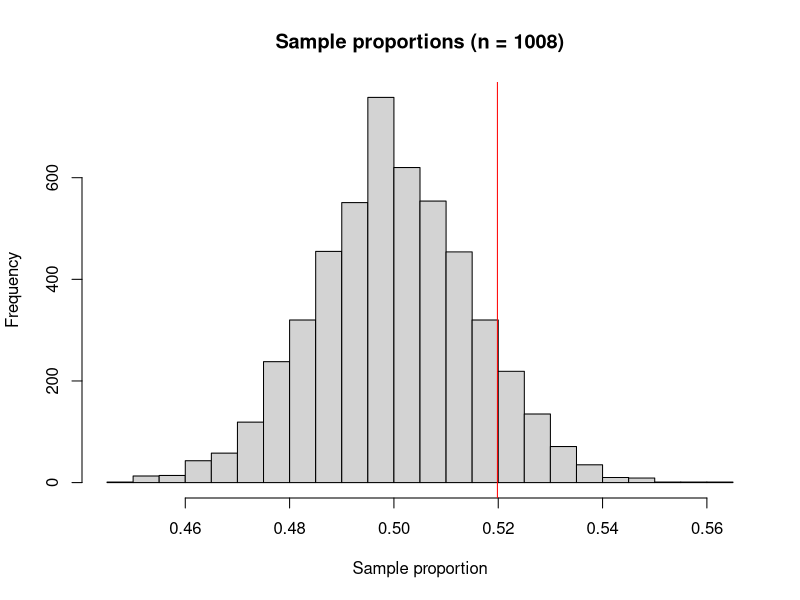
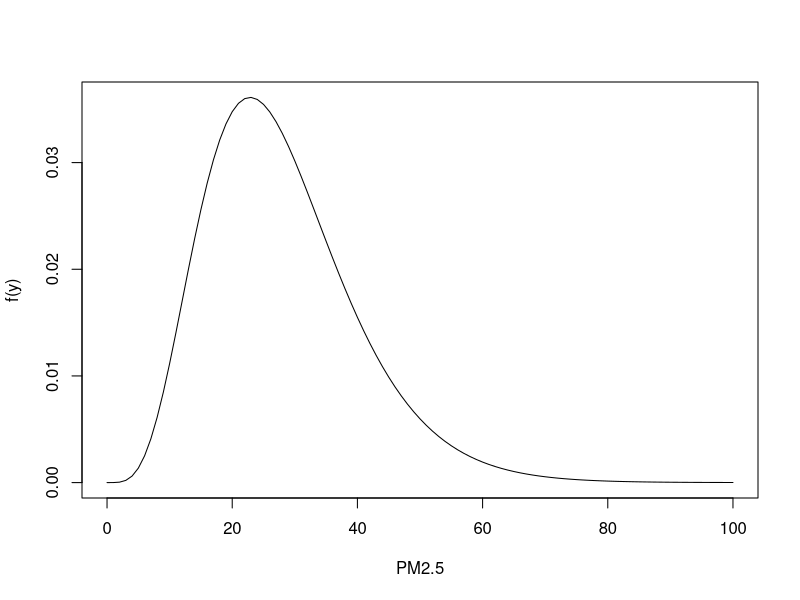
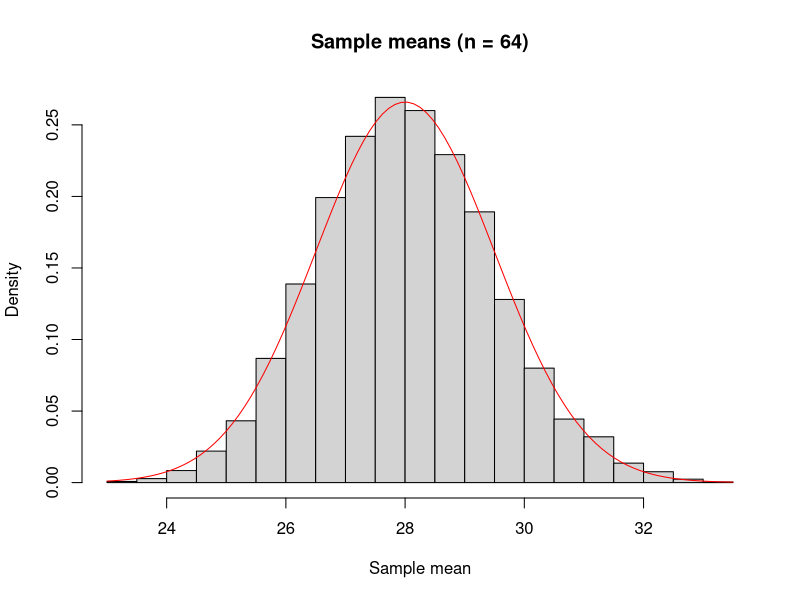

Recreate these plots in R, in order.
## -------------------------------------------------------------------------------------------------
524 / 1008 # Sample proportion

## -------------------------------------------------------------------------------------------------
set.seed(123)
R <- 5000 # Number of simulated surveys
pi_hat <- rbinom(R, size = 1008, prob = 0.5) / 1008 # R sample proportions
head(pi_hat)

## -------------------------------------------------------------------------------------------------
hist(pi_hat, breaks = 30, main = "Sample proportions (n = 1008)", xlab = "Sample proportion")
abline(v = 524 / 1008, col = "red") # Observed sample proportion

## -------------------------------------------------------------------------------------------------
mean(pi_hat >= 524 / 1008) # The mean of TRUE / FALSE values is a proportion

## -------------------------------------------------------------------------------------------------
mean(pi_hat) # Simulated
sd(pi_hat) # Simulated
sqrt(0.5 * 0.5 / 1008) # Theoretical standard error

## -------------------------------------------------------------------------------------------------
sqrt(0.5 * 0.5 / 10000)

## -------------------------------------------------------------------------------------------------
mu <- 28
sigma <- 12
k <- mu^2 / sigma^2 # Shape, so that the mean is mu
lambda <- mu / sigma^2 # Rate, so that the standard deviation is sigma
curve(dgamma(x, shape = k, rate = lambda), from = 0, to = 100, xlab = "PM2.5", ylab = "f(y)")

## -------------------------------------------------------------------------------------------------
set.seed(123)
n <- 64
mean(rgamma(n, shape = k, rate = lambda))
mean(rgamma(n, shape = k, rate = lambda))
mean(rgamma(n, shape = k, rate = lambda))

## -------------------------------------------------------------------------------------------------
y_bar <- rep(NA, R) # Empty vector, to be filled with the R sample means

for (r in 1:R) {
  y <- rgamma(n, shape = k, rate = lambda) # A new campaign of n days
  y_bar[r] <- mean(y) # Its sample mean is stored in position r
}

## -------------------------------------------------------------------------------------------------
mean(y_bar) # Simulated
sd(y_bar) # Simulated
sigma / sqrt(n) # Theoretical standard error

## -------------------------------------------------------------------------------------------------
hist(y_bar, breaks = 30, freq = FALSE, main = "Sample means (n = 64)", xlab = "Sample mean")
curve(dnorm(x, mean = mu, sd = sigma / sqrt(n)), add = TRUE, col = "red")

## -------------------------------------------------------------------------------------------------
1 - pnorm(31, mean = mu, sd = sigma / sqrt(n)) # Central limit theorem
mean(y_bar > 31) # Simulation

## -------------------------------------------------------------------------------------------------
my_var <- function(x) mean(x^2) - mean(x)^2 # From Unit F: divides by n

set.seed(123)
n <- 5
R <- 10000
sigma2_hat <- rep(NA, R)
S2 <- rep(NA, R)

for (r in 1:R) {
  y <- rgamma(n, shape = k, rate = lambda)
  sigma2_hat[r] <- my_var(y)
  S2[r] <- var(y)
}

c(mean(sigma2_hat), mean(S2), sigma^2)

## -------------------------------------------------------------------------------------------------
mean((sigma2_hat - sigma^2)^2) # MSE of the biased estimator
mean((S2 - sigma^2)^2) # MSE of the unbiased estimator
